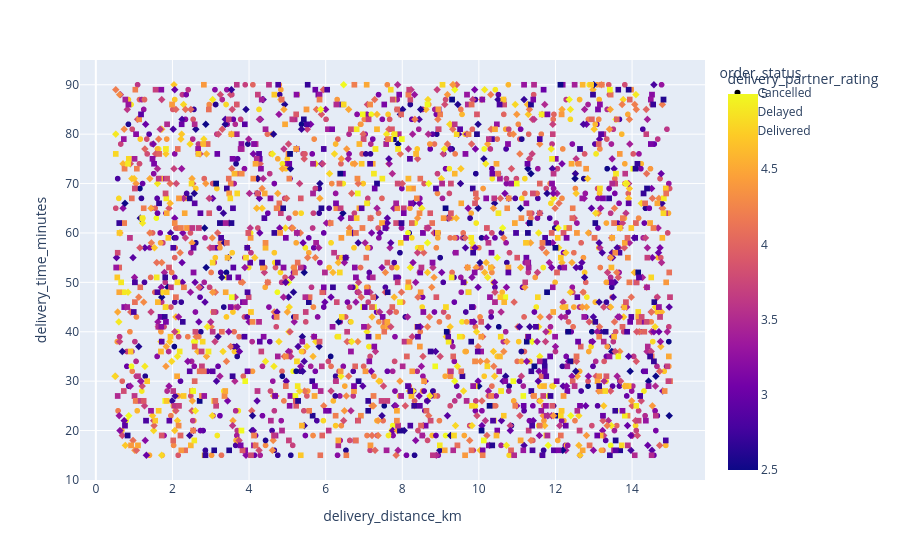

This figure's notebook cell:
### Code cell
fig4 = px.scatter(food, x= 'delivery_distance_km', y='delivery_time_minutes', color= 'delivery_partner_rating', symbol= 'order_status')

fig4.show()

### Figure 1 — Plotly figure (JSON) as saved in the notebook; plotly's stock layout.template omitted (floating-point values rounded to 4 significant figures; data arrays with more than 128 entries replaced by an {"elided": "..."} marker saying what was removed)
{"data": [{"hovertemplate": "order_status=Cancelled<br>delivery_distance_km=%{x}<br>delivery_time_minutes=%{y}<br>delivery_partner_rating=%{marker.color}<extra></extra>", "legendgroup": "Cancelled", "marker": {"color": {"elided": "873 float values"}, "coloraxis": "coloraxis", "symbol": "circle"}, "mode": "markers", "name": "Cancelled", "showlegend": true, "type": "scattergl", "x": {"elided": "873 float values"}, "xaxis": "x", "y": {"elided": "873 int values"}, "yaxis": "y"}, {"hovertemplate": "order_status=Delayed<br>delivery_distance_km=%{x}<br>delivery_time_minutes=%{y}<br>delivery_partner_rating=%{marker.color}<extra></extra>", "legendgroup": "Delayed", "marker": {"color": {"elided": "832 float values"}, "coloraxis": "coloraxis", "symbol": "diamond"}, "mode": "markers", "name": "Delayed", "showlegend": true, "type": "scattergl", "x": {"elided": "832 float values"}, "xaxis": "x", "y": {"elided": "832 int values"}, "yaxis": "y"}, {"hovertemplate": "order_status=Delivered<br>delivery_distance_km=%{x}<br>delivery_time_minutes=%{y}<br>delivery_partner_rating=%{marker.color}<extra></extra>", "legendgroup": "Delivered", "marker": {"color": {"elided": "895 float values"}, "coloraxis": "coloraxis", "symbol": "square"}, "mode": "markers", "name": "Delivered", "showlegend": true, "type": "scattergl", "x": {"elided": "895 float values"}, "xaxis": "x", "y": {"elided": "895 int values"}, "yaxis": "y"}], "layout": {"coloraxis": {"colorbar": {"title": {"text": "delivery_partner_rating"}}, "colorscale": [[0, "#0d0887"], [0.1111, "#46039f"], [0.2222, "#7201a8"], [0.3333, "#9c179e"], [0.4444, "#bd3786"], [0.5556, "#d8576b"], [0.6667, "#ed7953"], [0.7778, "#fb9f3a"], [0.8889, "#fdca26"], [1, "#f0f921"]]}, "legend": {"title": {"text": "order_status"}, "tracegroupgap": 0}, "margin": {"t": 60}, "xaxis": {"anchor": "y", "domain": [0, 1], "title": {"text": "delivery_distance_km"}}, "yaxis": {"anchor": "x", "domain": [0, 1], "title": {"text": "delivery_time_minutes"}}}}
